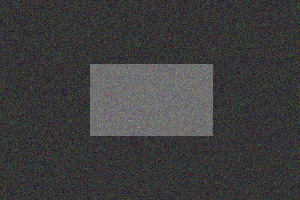
#> input picture resources/noisy.jpg, 300 x 200 px, found by its file name
$ python OtsuThreshold.py
#> lines starting #> are read from the running program, lines starting #| are printed output that depends on the picture; after the words box and inside, x2 and y2 are one past the last pixel; in counts of white or black regions, pixels touching at a corner belong together
import cv2
from matplotlib import pyplot as plt

img = cv2.imread(r".\resources\noisy.jpg", cv2.IMREAD_GRAYSCALE)
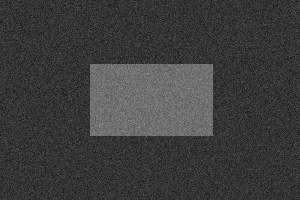
#> img: shape (200, 300); min 12, max 147, mean 60.7

# 固定阈值法，手动设置阈值为100，常称之为经验阈值，需要多次尝试获得
ret1, thBin = cv2.threshold(img, 100, 255, cv2.THRESH_BINARY)
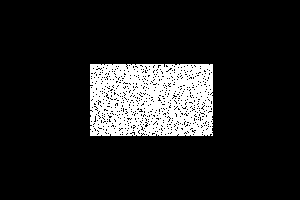
#> thBin: shape (200, 300); 12.9% white; 1 white region, box (x1, y1, x2, y2) and area: (90, 64, 213, 136) 7736

# Otsu法（大津法——最大类间方差法）计算出全局最佳阈值，因此第二个参数忽略。
# Otsu法最适用于双波峰图像，即图像直方图有两个波峰，计算出的阈值即为两个波峰之间的谷底
ret2, thOtsu = cv2.threshold(img, 0, 255, cv2.THRESH_BINARY + cv2.THRESH_OTSU)
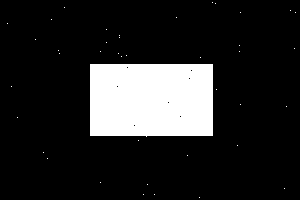
#> thOtsu: shape (200, 300); 14.8% white; 41 white regions (40 under 20 px), largest, box (x1, y1, x2, y2) and area: (90, 64, 213, 137) 8850
#> ret2 = 81
# Ostu中类间方差：g = p0(u0-u)^2 + p1(u1-u)^2 = p0p1(u0-u1)^2 （类似方差分析中的效应平方和、组间方差）
# p0为背景像素比例，p1为前景像素比例；u0为背景像素灰度值的平均值，u1为前景像素灰度值的平均值，u为总平均值
# 遍历寻找使类间方差最大化的阈值

# 先进行高斯滤波，再使用Otsu阈值法
blur = cv2.GaussianBlur(img, (5, 5), 0)
ret3, thOtsuGaus = cv2.threshold(blur, 0, 255, cv2.THRESH_BINARY + cv2.THRESH_OTSU)
#> thOtsuGaus: shape (200, 300); 14.8% white; 1 white region, box (x1, y1, x2, y2) and area: (90, 64, 213, 136) 8853
#> ret3 = 81

# 三角形二值法计算最佳阈值，最适用于单个波峰，最开始用于医学分割细胞等
ret4, thTri = cv2.threshold(img, 0, 255, cv2.THRESH_BINARY + cv2.THRESH_TRIANGLE)
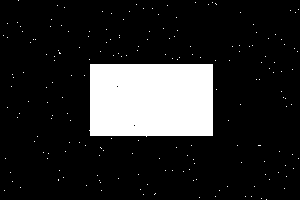
#> thTri: shape (200, 300); 15.1% white; 188 white regions (187 under 20 px), largest, box (x1, y1, x2, y2) and area: (89, 64, 213, 137) 8856
#> ret4 = 77

images = [img, 0, thBin,
          img, 0, thOtsu,
          blur, 0, thOtsuGaus,
          img, 0, thTri]
titles = ['Original', 'Histogram', 'Global(v=100)',
          'Original', 'Histogram', "Otsu's",
          'Gaussian filtered Image', 'Histogram', "Otsu's",
          'Original', 'Histogram', "Triangle's"]

for i in range(4):
    # 绘制原图
    plt.subplot(4, 3, i * 3 + 1)
    plt.imshow(images[i * 3], 'gray')
    plt.title(titles[i * 3], fontsize=8)
    plt.xticks([]), plt.yticks([])

    # 绘制直方图plt.hist，ravel函数将数组降成一维
    plt.subplot(4, 3, i * 3 + 2)
    plt.hist(images[i * 3].ravel(), 256)
    plt.title(titles[i * 3 + 1], fontsize=8)
    plt.xticks([]), plt.yticks([])

    # 绘制阈值图
    plt.subplot(4, 3, i * 3 + 3)
    plt.imshow(images[i * 3 + 2], 'gray')
    plt.title(titles[i * 3 + 2], fontsize=8)
    plt.xticks([]), plt.yticks([])
plt.show()
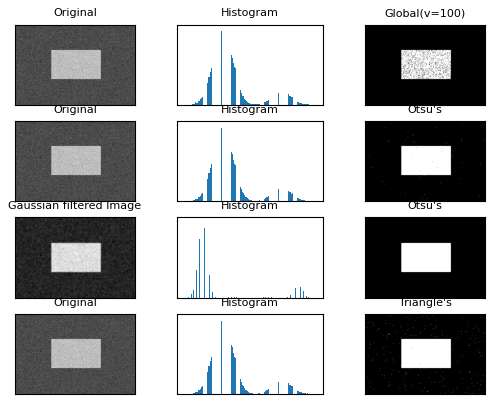
#> figure drawn by matplotlib, 12 panels
